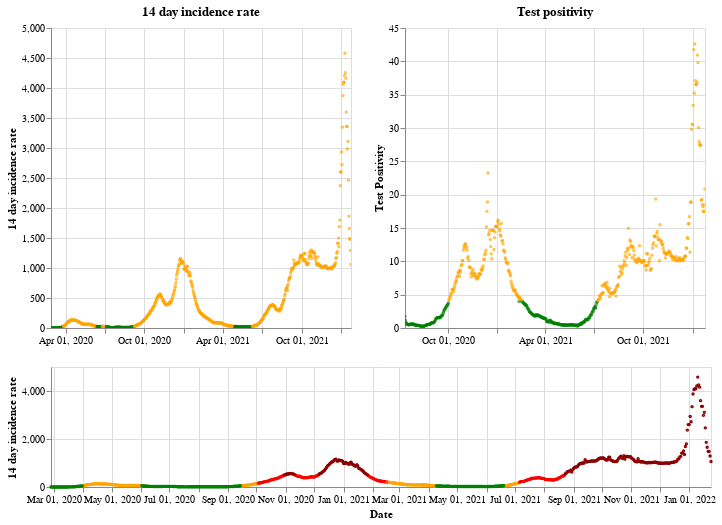

Here is the notebook cell this chart was saved with:
### Markdown cell above
## Wales

### Code cell
plot_traffic_light('Wales')

### Figure 1 — Vega-Lite specification as saved in the notebook (floating-point values rounded to 4 significant figures; data arrays with more than 128 entries replaced by an {"elided": "..."} marker saying what was removed)
{"config": {"view": {"continuousWidth": 400, "continuousHeight": 300}}, "vconcat": [{"hconcat": [{"mark": {"type": "point", "size": 2}, "encoding": {"color": {"condition": {"value": "green", "test": "(datum.twoWeeklyCasesRate <= 25)"}, "value": "orange"}, "tooltip": [{"type": "nominal", "field": "areaName"}, {"type": "temporal", "field": "date"}, {"type": "quantitative", "field": "twoWeeklyCasesRate"}, {"type": "quantitative", "field": "testPositivity"}], "x": {"type": "temporal", "axis": {"title": ""}, "field": "date", "scale": {"domain": {"selection": "DateBrush"}}, "timeUnit": "yearmonthdate"}, "y": {"type": "quantitative", "axis": {"title": "14 day incidence rate"}, "field": "twoWeeklyCasesRate"}}, "title": "14 day incidence rate", "width": 300}, {"mark": {"type": "point", "size": 2}, "encoding": {"color": {"condition": {"value": "green", "test": "(datum.testPositivity <= 4)"}, "value": "orange"}, "tooltip": [{"type": "nominal", "field": "areaName"}, {"type": "temporal", "field": "date"}, {"type": "quantitative", "field": "twoWeeklyCasesRate"}, {"type": "quantitative", "field": "testPositivity"}], "x": {"type": "temporal", "axis": {"title": ""}, "field": "date", "scale": {"domain": {"selection": "DateBrush"}}, "timeUnit": "yearmonthdate"}, "y": {"type": "quantitative", "axis": {"title": "Test Positivity"}, "field": "testPositivity"}}, "title": "Test positivity", "width": 300}]}, {"layer": [{"mark": {"type": "point", "size": 2}, "encoding": {"color": {"condition": {"value": "orange", "test": "(((datum.testPositivity < 4) && (datum.twoWeeklyCasesRate >= 50)) && (datum.twoWeeklyCasesRate < 200))"}, "value": "red"}, "opacity": {"condition": {"value": 1, "test": "((datum.twoWeeklyCasesRate >= 50) && (datum.twoWeeklyCasesRate < 500))"}, "value": 0}, "tooltip": [{"type": "nominal", "field": "areaName"}, {"type": "temporal", "field": "date"}, {"type": "quantitative", "field": "twoWeeklyCasesRate"}, {"type": "quantitative", "field": "testPositivity"}], "x": {"type": "temporal", "axis": {"title": "Date"}, "field": "date", "timeUnit": "yearmonthdate"}, "y": {"type": "quantitative", "axis": {"title": "14 day incidence rate"}, "field": "twoWeeklyCasesRate"}}, "selection": {"DateBrush": {"type": "interval", "encodings": ["x"], "fields": ["Time"]}}}, {"mark": {"type": "point", "size": 2}, "encoding": {"color": {"value": "darkred"}, "opacity": {"condition": {"value": 1, "test": "(datum.twoWeeklyCasesRate >= 500)"}, "value": 0}, "tooltip": [{"type": "nominal", "field": "areaName"}, {"type": "temporal", "field": "date"}, {"type": "quantitative", "field": "twoWeeklyCasesRate"}, {"type": "quantitative", "field": "testPositivity"}], "x": {"type": "temporal", "axis": {"title": "Date"}, "field": "date", "timeUnit": "yearmonthdate"}, "y": {"type": "quantitative", "axis": {"title": "14 day incidence rate"}, "field": "twoWeeklyCasesRate"}}}, {"mark": {"type": "point", "size": 2}, "encoding": {"color": {"condition": {"value": "green", "test": "((datum.testPositivity < 4) && (datum.twoWeeklyCasesRate < 50))"}, "value": "orange"}, "opacity": {"condition": {"value": 1, "test": "(datum.twoWeeklyCasesRate < 50)"}, "value": 0}, "tooltip": [{"type": "nominal", "field": "areaName"}, {"type": "temporal", "field": "date"}, {"type": "quantitative", "field": "twoWeeklyCasesRate"}, {"type": "quantitative", "field": "testPositivity"}], "x": {"type": "temporal", "axis": {"title": "Date"}, "field": "date", "timeUnit": "yearmonthdate"}, "y": {"type": "quantitative", "axis": {"title": "14 day incidence rate"}, "field": "twoWeeklyCasesRate"}}}], "height": 120, "width": 660}], "data": {"name": "data-4e9a7b578708a8383b4e9fc14eacef45"}, "$schema": "https://vega.github.io/schema/vega-lite/v4.8.1.json", "datasets": {"data-4e9a7b578708a8383b4e9fc14eacef45": {"elided": "698 records"}}}
